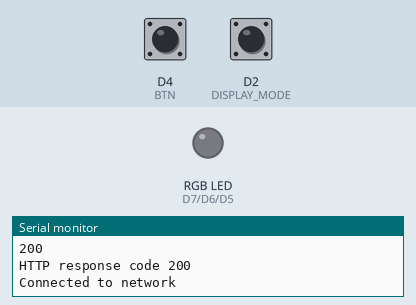
The sketch below on a simulated ESP8266 (NodeMCU). Shown: an RGB LED mixed from three pins (HIGH = lit), the last lines printed to the serial monitor. The test bench sets the inputs (shaded band); at power-on: D4 (BTN) HIGH, D2 (DISPLAY_MODE) HIGH. WiFi joins after 1.5 s; servers stay silent unless stated; uploads are accepted with an empty reply.

Above: at 2.9 s.
3.0 s: D4 (BTN) pulled LOW for 0.15 s
At 4.1 s:
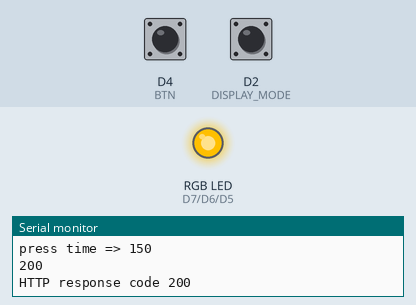
4.8 s: D2 (DISPLAY_MODE) pulled LOW for 0.15 s
Timing chart, 0 to 7.8 s (numbered marks = the images above; inputs shaded):
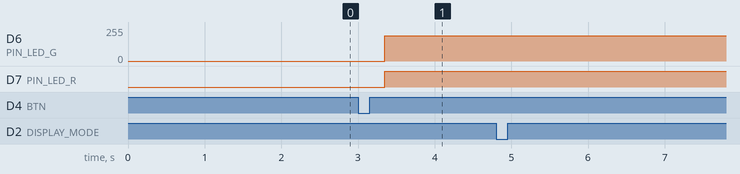

The sketch:

Press_Competition.ino
```cpp
#define DISPLAY_MODE D2
bool isDispalyMode;
bool isSetuped;
void setup(){
    Serial.begin(9600);
    pinMode(DISPLAY_MODE, INPUT_PULLUP);
    isSetuped = false;
    wifiClient_Setup();
    BTN_setup();
    LED_setup();
}
void loop(){
    isDispalyMode = (digitalRead(DISPLAY_MODE) == LOW) ? true : false;
    if(isDispalyMode){
        if (!isSetuped)
        {
            wifiServer_Setup();
            isSetuped = true;
        }
        wifiServer_loop();
    }
    else{
        if (isSetuped)
        {
            wifiClient_Setup();
            isSetuped = false;
        }
        BTN_loop();
        LED_loop();
    }
}
void toggleSetup(){

}
```

T26-History_Results.h
```cpp
#ifndef HESTORY_RESULTS_H
#define HESTORY_RESULTS_H

class ResultData{
    private:
        int ID;
        unsigned long Resulte;
        bool BetterResulte;
    public:
        ResultData(int ID, unsigned long Resulte, bool BetterResulte);
        int GetID();
        unsigned long GetResulte();
        bool GetBetterResulte();

        void SetID(int ID);
        void SetResulte(unsigned long Resulte);
        void SetBetterResulte(bool BetterResulte);
};
#endif 
```

T27-History_Results.cpp
```cpp
#include "T26-History_Results.h"

        ResultData::ResultData(int ID,unsigned long Resulte,bool BetterResulte){
            this->ID = ID;
            this->BetterResulte = BetterResulte;
            this->Resulte = Resulte;
        }
        int ResultData::GetID() { return ID; }
        unsigned long ResultData::GetResulte() { return Resulte; }
        bool ResultData::GetBetterResulte() { return BetterResulte; }

        void ResultData::SetID(int ID) { this->ID = ID; }
        void ResultData::SetResulte(unsigned long Resulte) { this->Resulte = Resulte; }
        void ResultData::SetBetterResulte(bool BetterResulte) { this->BetterResulte = BetterResulte; }
```

T10-BTN_Config.ino
```cpp
#include "T26-History_Results.h"
#define BTN D4

ResultData* resultsHistory[10];
int cntToHistoryResults = 0;

int lastBTNval;
unsigned long lastTimePress;
unsigned long releaseTime;
void BTN_setup(){
    for (int i = 0; i < 10; i++){
        resultsHistory[i] = new ResultData(0, -1, false);
        }
    pinMode(BTN, INPUT_PULLUP);
    lastBTNval = digitalRead(BTN);
    lastTimePress = millis();
    }
void BTN_loop(){
    int correntBTNval = digitalRead(BTN);
    if((correntBTNval == LOW )&& (lastBTNval == HIGH) && (millis() - lastTimePress  > 50)){
        lastTimePress = millis();
    }else if((correntBTNval == HIGH )&& (lastBTNval == LOW) && (millis() - lastTimePress > 5)){
        releaseTime = millis();
        Serial.print("press time => ");
        Serial.println(releaseTime-lastTimePress);
        Check_Time(releaseTime - lastTimePress);
        lastTimePress = releaseTime;
    }
    lastBTNval = correntBTNval;
}


bool Compare_Data(unsigned long time,unsigned long bestResult){
    return (time < bestResult) ? true : false;
}
void Add_To_Press_Results(unsigned long time,bool newRecord){
    cntToHistoryResults %= 10;
    delete resultsHistory[cntToHistoryResults];
    resultsHistory[cntToHistoryResults] = new ResultData(cntToHistoryResults, time, newRecord);
    cntToHistoryResults++;
}
```

T15-LED_Config.ino
```cpp
#define PIN_LED_R D7
#define PIN_LED_G D6
#define PIN_LED_B D5

#define NEW_RECORD 20
#define FAILURE 30
#define REDY_TO_PLAY 40

int playerRollStatus = REDY_TO_PLAY;
void LED_setup(){
  pinMode(PIN_LED_R, OUTPUT);
  pinMode(PIN_LED_G, OUTPUT);
  pinMode(PIN_LED_B, OUTPUT);
}
void LED_loop(){
  Update_status();
}
void Update_status(){
  switch (playerRollStatus) {
  case NEW_RECORD:
    LED_On(0,255,255);
    break;

  case FAILURE:
    LED_On(255,191,0);
    break;

    default:
    LED_Off();
    break;
  }
}
void LED_On(int Red, int Green, int Blue) {
  analogWrite(PIN_LED_R, Red);
  analogWrite(PIN_LED_G, Green);
  analogWrite(PIN_LED_B, Blue);
}
void LED_Off() {
  analogWrite(PIN_LED_R, 0);
  analogWrite(PIN_LED_G, 0);
  analogWrite(PIN_LED_B, 0);
}
void Check_Time(unsigned long time){
    unsigned long bestResult = Get_Data();
    bool newRecord = Compare_Data(time,bestResult);
    if(newRecord){
        playerRollStatus = NEW_RECORD;
        Update_Data(time);
    }else
        playerRollStatus = FAILURE;
    Add_To_Press_Results(time,newRecord);
}
```

T20-Server_Config.ino
```cpp
#include <ESP8266WiFi.h>
#include <ESP8266WebServer.h>

IPAddress apIP(55, 55, 55, 55);

const char *ssidServer = "Michael WiFi";

ESP8266WebServer server(80);

void wifiServer_Setup()
{
  WiFi.mode(WIFI_AP_STA);
  WiFi.softAPConfig(apIP, apIP, IPAddress(255, 255, 255, 0));

  WiFi.softAP(ssidServer);

  IPAddress myIP = WiFi.softAPIP();
  Serial.print("AP IP address: ");
  Serial.println(myIP);
  server.on("/", handleRoot);
  server.onNotFound(handleNotFound);
  server.begin();
  Serial.println("HTTP server started");
}
void wifiServer_loop()
{
  server.handleClient();
  delay(10);
}
void handleRoot()
{
  char HTML[2000] = "";
  strcat(HTML, "<!DOCTYPE html>");
  strcat(HTML, "<html lang=\"en\">");
  strcat(HTML, "<head>");
  strcat(HTML, "<meta charset=\"UTF-8\">");
  strcat(HTML, "<meta name=\"viewport\" content=\"width=device-width, initial-scale=1.0\">");
  strcat(HTML, "<title>Document</title>");
  strcat(HTML, "<style>");
  strcat(HTML, "h2{");
  strcat(HTML, "text-align: center;");
  strcat(HTML, "}");
  strcat(HTML, "table {");
  strcat(HTML, " font-family: arial, sans-serif;");
  strcat(HTML, "border-collapse: collapse;");
  strcat(HTML, "width: 100%;");
  strcat(HTML, "}");
  strcat(HTML, "td, th {");
  strcat(HTML, "border: 1px solid #dddddd;");
  strcat(HTML, "text-align: left;");
  strcat(HTML, "padding: 8px;");
  strcat(HTML, "}");
  strcat(HTML, "tr:nth-child(even) {");
  strcat(HTML, "background-color: #dddddd;");
  strcat(HTML, "}");
  strcat(HTML, "</style>");
  strcat(HTML, "</head>");
  strcat(HTML, "<body>");
  strcat(HTML, "<h2>הסטוריית לחיצות</h2>");
  strcat(HTML, "<table>");
  strcat(HTML, "<tr>");
  strcat(HTML, "<th>Press Resulte</th>");
  strcat(HTML, "<th>Broke A Record</th>");
  strcat(HTML, "</tr>");
  int tmpCnt = cntToHistoryResults;
  char timeToString[10];
  do
  {
    if (resultsHistory[tmpCnt]->GetResulte() != -1)
    {
      strcat(HTML, "<tr>");
      strcat(HTML, "<td>");
      itoa(resultsHistory[tmpCnt]->GetResulte(), timeToString, 10);
      strcat(HTML, timeToString);
      strcat(HTML, "</td>");
      strcat(HTML, "<td>");
      if (resultsHistory[tmpCnt]->GetBetterResulte())
        strcat(HTML, "true");
      else
        strcat(HTML, "false");
      strcat(HTML, "</td>");
      strcat(HTML, "</tr>");
    }
    tmpCnt = (tmpCnt == 0) ? 10 : tmpCnt;
    tmpCnt--;
  } while (tmpCnt != cntToHistoryResults);
  strcat(HTML, "</table>");
  strcat(HTML, "</body>");
  strcat(HTML, "</html>");
  server.send(200, "text/html", HTML);
}
void handleNotFound()
{
  String message = "File Not Found\n\n";
  message += "URI: ";
  message += server.uri();
  message += "\nMethod: ";
  message += (server.method() == HTTP_GET) ? "GET" : "POST";
  message += "\nArguments: ";
  message += server.args();
  message += "\n";

  for (uint8_t i = 0; i < server.args(); i++)
  {
    message += " " + server.argName(i) + ": " + server.arg(i) + "\n";
  }

  server.send(404, "text/plain", message);
}
```

T25-Client_Config.ino
```cpp
  #include <ESP8266WiFi.h>
  #include <WiFiClient.h>
  #include <WiFiUdp.h>
  #include <ESP8266HTTPClient.h>

const char* ssid = "Michael_wifi";
const char* pswd = "87654321";


  WiFiClient client;
  int server_port = 80;//http
  unsigned long restartRecord = 5000;

void wifiClient_Setup() {
  Serial.println("wifiSetup");
  WiFi.begin(ssid,pswd);
    while (WiFi.status() != WL_CONNECTED) {
        Serial.println("trying ...");
        delay(100);
    }
  Update_Data(restartRecord);
    Serial.println("Connected to network");
}

unsigned long Get_Data() {
    unsigned long ret = -1;
    HTTPClient http;
    String dataURL = "http://api.kits4.me/GEN/api.php?";
    dataURL += "ACT=GET&DEV=1121&CH=1";
    http.begin(client, dataURL);
    int httpCode = http.GET();
    Serial.println(httpCode);
    if (httpCode == HTTP_CODE_OK) {
        Serial.print("HTTP response code ");
        Serial.println(httpCode);
        String Res = http.getString();
        Serial.println(Res);
        ret = Res.toInt();
    }
    http.end();
    return ret;
}
void Update_Data(unsigned long data) {
    HTTPClient http;
    String dataURL = "http://api.kits4.me/GEN/api.php?";
    dataURL += "ACT=SET&DEV=1121&CH=1&VAL=";
    dataURL += String(data);
    http.begin(client, dataURL);
    int httpCode = http.GET();
    Serial.println(httpCode);
    if (httpCode == HTTP_CODE_OK) {
        Serial.print("HTTP response code ");
        Serial.println(httpCode);
    }
    http.end();
}
```

Measured:
- after the input at 3.0 s, D6 (PIN_LED_G): 0/255 → 191/255 after 0.35 s; D7 (PIN_LED_R): LOW → HIGH after 0.35 s
